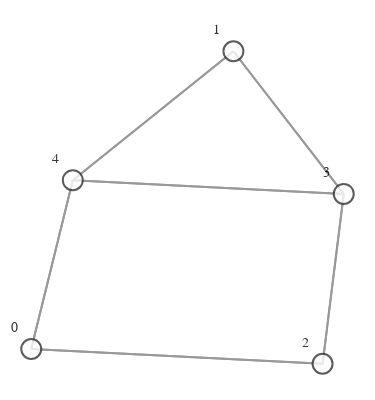

Notebook source saved alongside this figure:
### Code cell
from visualize import GraphVisualization

def create_graph(graph):
    g = to_networkx(graph)
    pos = nx.spring_layout(g)
    vis = GraphVisualization(
        g, pos, node_text_position='top left', node_size=20,
    )
    fig = vis.create_figure()
    return fig


fig = create_graph(pyg_dataset[0])
fig.show()

### Figure 1 — Plotly figure (JSON) as saved in the notebook; plotly's stock layout.template omitted (floating-point values rounded to 4 significant figures)
{"data": [{"hoverinfo": "none", "line": {"color": "#808080", "width": 2}, "mode": "lines", "opacity": 0.8, "type": "scatter", "x": [-0.5029, -0.3796, null, -0.5029, 0.3614, null, 0.09691, -0.3796, null, 0.09691, 0.4242, null, 0.3614, -0.5029, null, 0.3614, 0.4242, null, 0.4242, 0.09691, null, 0.4242, 0.3614, null, 0.4242, -0.3796, null, -0.3796, -0.5029, null, -0.3796, 0.09691, null, -0.3796, 0.4242, null], "y": [-0.688, 0.2688, null, -0.688, -0.7717, null, 1, 0.2688, null, 1, 0.1909, null, -0.7717, -0.688, null, -0.7717, 0.1909, null, 0.1909, 1, null, 0.1909, -0.7717, null, 0.1909, 0.2688, null, 0.2688, -0.688, null, 0.2688, 1, null, 0.2688, 0.1909, null]}, {"hoverinfo": "text", "marker": {"color": "#fcfcfc", "colorbar": {"thickness": 15, "title": {"side": "right", "text": ""}, "xanchor": "left"}, "colorscale": [[0, "rgb(255,255,217)"], [0.125, "rgb(237,248,177)"], [0.25, "rgb(199,233,180)"], [0.375, "rgb(127,205,187)"], [0.5, "rgb(65,182,196)"], [0.625, "rgb(29,145,192)"], [0.75, "rgb(34,94,168)"], [0.875, "rgb(37,52,148)"], [1, "rgb(8,29,88)"]], "line": {"color": "#333333", "width": 2}, "reversescale": false, "showscale": false, "size": 20}, "mode": "markers+text", "opacity": 0.8, "text": ["0", "1", "2", "3", "4"], "textfont": {"color": "#000000", "family": "Arial", "size": 14}, "textposition": "top left", "type": "scatter", "x": [-0.5029, 0.09691, 0.3614, 0.4242, -0.3796], "y": [-0.688, 1, -0.7717, 0.1909, 0.2688]}], "layout": {"autosize": false, "height": 400, "hovermode": "closest", "margin": {"b": 5, "l": 0, "r": 0, "t": 20}, "paper_bgcolor": "rgba(255,255,255,255)", "plot_bgcolor": "rgba(0,0,0,0)", "scene": {"xaxis": {"autorange": true, "showgrid": false, "showline": false, "showticklabels": false, "ticks": "", "visible": false, "zeroline": false}, "yaxis": {"autorange": true, "showgrid": false, "showline": false, "showticklabels": false, "ticks": "", "visible": false, "zeroline": false}, "zaxis": {"autorange": true, "showgrid": false, "showline": false, "showticklabels": false, "ticks": "", "visible": false, "zeroline": false}}, "showlegend": false, "title": {"font": {"size": 16}, "text": ""}, "width": 375, "xaxis": {"autorange": true, "showgrid": false, "showline": false, "showticklabels": false, "ticks": "", "visible": false, "zeroline": false}, "yaxis": {"autorange": true, "showgrid": false, "showline": false, "showticklabels": false, "ticks": "", "visible": false, "zeroline": false}}}
